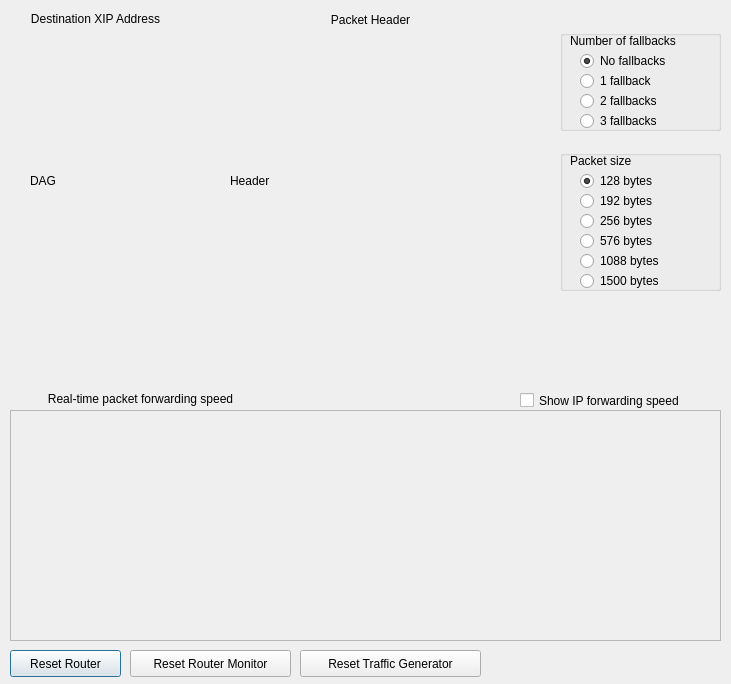
<?xml version="1.0" encoding="UTF-8"?>
<ui version="4.0">
 <class>Main</class>
 <widget class="QDialog" name="Main">
  <property name="geometry">
   <rect>
    <x>0</x>
    <y>0</y>
    <width>731</width>
    <height>684</height>
   </rect>
  </property>
  <property name="windowTitle">
   <string>XIA High-Speed Software Router Demo</string>
  </property>
  <property name="modal">
   <bool>false</bool>
  </property>
  <widget class="QLabel" name="label">
   <property name="geometry">
    <rect>
     <x>10</x>
     <y>10</y>
     <width>171</width>
     <height>17</height>
    </rect>
   </property>
   <property name="sizePolicy">
    <sizepolicy hsizetype="Expanding" vsizetype="Preferred">
     <horstretch>0</horstretch>
     <verstretch>0</verstretch>
    </sizepolicy>
   </property>
   <property name="text">
    <string>Destination XIP Address</string>
   </property>
   <property name="scaledContents">
    <bool>false</bool>
   </property>
   <property name="alignment">
    <set>Qt::AlignCenter</set>
   </property>
  </widget>
  <widget class="QLabel" name="label_2">
   <property name="geometry">
    <rect>
     <x>200</x>
     <y>10</y>
     <width>341</width>
     <height>20</height>
    </rect>
   </property>
   <property name="sizePolicy">
    <sizepolicy hsizetype="Expanding" vsizetype="Preferred">
     <horstretch>0</horstretch>
     <verstretch>0</verstretch>
    </sizepolicy>
   </property>
   <property name="frameShadow">
    <enum>QFrame::Plain</enum>
   </property>
   <property name="text">
    <string>Packet Header</string>
   </property>
   <property name="scaledContents">
    <bool>false</bool>
   </property>
   <property name="alignment">
    <set>Qt::AlignCenter</set>
   </property>
  </widget>
  <widget class="QGroupBox" name="groupBox">
   <property name="geometry">
    <rect>
     <x>560</x>
     <y>30</y>
     <width>161</width>
     <height>101</height>
    </rect>
   </property>
   <property name="sizePolicy">
    <sizepolicy hsizetype="Fixed" vsizetype="Fixed">
     <horstretch>0</horstretch>
     <verstretch>0</verstretch>
    </sizepolicy>
   </property>
   <property name="title">
    <string/>
   </property>
   <widget class="QRadioButton" name="radioButton_FB_0">
    <property name="geometry">
     <rect>
      <x>20</x>
      <y>20</y>
      <width>114</width>
      <height>22</height>
     </rect>
    </property>
    <property name="text">
     <string>No fallbacks</string>
    </property>
    <property name="checked">
     <bool>true</bool>
    </property>
   </widget>
   <widget class="QRadioButton" name="radioButton_FB_1">
    <property name="geometry">
     <rect>
      <x>20</x>
      <y>40</y>
      <width>114</width>
      <height>22</height>
     </rect>
    </property>
    <property name="text">
     <string>1 fallback</string>
    </property>
   </widget>
   <widget class="QRadioButton" name="radioButton_FB_2">
    <property name="geometry">
     <rect>
      <x>20</x>
      <y>60</y>
      <width>114</width>
      <height>22</height>
     </rect>
    </property>
    <property name="text">
     <string>2 fallbacks</string>
    </property>
   </widget>
   <widget class="QRadioButton" name="radioButton_FB_3">
    <property name="geometry">
     <rect>
      <x>20</x>
      <y>80</y>
      <width>114</width>
      <height>22</height>
     </rect>
    </property>
    <property name="text">
     <string>3 fallbacks</string>
    </property>
   </widget>
   <widget class="QLabel" name="label_3">
    <property name="geometry">
     <rect>
      <x>10</x>
      <y>0</y>
      <width>201</width>
      <height>21</height>
     </rect>
    </property>
    <property name="sizePolicy">
     <sizepolicy hsizetype="Preferred" vsizetype="Preferred">
      <horstretch>0</horstretch>
      <verstretch>0</verstretch>
     </sizepolicy>
    </property>
    <property name="text">
     <string>Number of fallbacks</string>
    </property>
    <property name="scaledContents">
     <bool>false</bool>
    </property>
    <property name="wordWrap">
     <bool>true</bool>
    </property>
   </widget>
  </widget>
  <widget class="QGroupBox" name="groupBox_2">
   <property name="geometry">
    <rect>
     <x>560</x>
     <y>150</y>
     <width>161</width>
     <height>141</height>
    </rect>
   </property>
   <property name="sizePolicy">
    <sizepolicy hsizetype="Fixed" vsizetype="Fixed">
     <horstretch>0</horstretch>
     <verstretch>0</verstretch>
    </sizepolicy>
   </property>
   <property name="title">
    <string/>
   </property>
   <widget class="QRadioButton" name="radioButton_PS_128">
    <property name="geometry">
     <rect>
      <x>20</x>
      <y>20</y>
      <width>114</width>
      <height>22</height>
     </rect>
    </property>
    <property name="text">
     <string>128 bytes</string>
    </property>
    <property name="checked">
     <bool>true</bool>
    </property>
   </widget>
   <widget class="QRadioButton" name="radioButton_PS_256">
    <property name="geometry">
     <rect>
      <x>20</x>
      <y>60</y>
      <width>114</width>
      <height>22</height>
     </rect>
    </property>
    <property name="text">
     <string>256 bytes</string>
    </property>
   </widget>
   <widget class="QRadioButton" name="radioButton_PS_576">
    <property name="geometry">
     <rect>
      <x>20</x>
      <y>80</y>
      <width>114</width>
      <height>22</height>
     </rect>
    </property>
    <property name="text">
     <string>576 bytes</string>
    </property>
   </widget>
   <widget class="QRadioButton" name="radioButton_PS_1088">
    <property name="geometry">
     <rect>
      <x>20</x>
      <y>100</y>
      <width>114</width>
      <height>22</height>
     </rect>
    </property>
    <property name="text">
     <string>1088 bytes</string>
    </property>
   </widget>
   <widget class="QLabel" name="label_4">
    <property name="geometry">
     <rect>
      <x>10</x>
      <y>0</y>
      <width>201</width>
      <height>21</height>
     </rect>
    </property>
    <property name="sizePolicy">
     <sizepolicy hsizetype="Preferred" vsizetype="Preferred">
      <horstretch>0</horstretch>
      <verstretch>0</verstretch>
     </sizepolicy>
    </property>
    <property name="text">
     <string>Packet size</string>
    </property>
    <property name="scaledContents">
     <bool>false</bool>
    </property>
    <property name="wordWrap">
     <bool>true</bool>
    </property>
   </widget>
   <widget class="QRadioButton" name="radioButton_PS_1500">
    <property name="geometry">
     <rect>
      <x>20</x>
      <y>120</y>
      <width>114</width>
      <height>22</height>
     </rect>
    </property>
    <property name="text">
     <string>1500 bytes</string>
    </property>
   </widget>
   <widget class="QRadioButton" name="radioButton_PS_192">
    <property name="geometry">
     <rect>
      <x>20</x>
      <y>40</y>
      <width>114</width>
      <height>22</height>
     </rect>
    </property>
    <property name="text">
     <string>192 bytes</string>
    </property>
    <property name="checked">
     <bool>false</bool>
    </property>
   </widget>
  </widget>
  <widget class="QLabel" name="label_5">
   <property name="geometry">
    <rect>
     <x>10</x>
     <y>390</y>
     <width>261</width>
     <height>17</height>
    </rect>
   </property>
   <property name="sizePolicy">
    <sizepolicy hsizetype="Expanding" vsizetype="Preferred">
     <horstretch>0</horstretch>
     <verstretch>0</verstretch>
    </sizepolicy>
   </property>
   <property name="text">
    <string>Real-time packet forwarding speed</string>
   </property>
   <property name="scaledContents">
    <bool>false</bool>
   </property>
   <property name="alignment">
    <set>Qt::AlignCenter</set>
   </property>
  </widget>
  <widget class="QPushButton" name="pushButton_Router">
   <property name="geometry">
    <rect>
     <x>10</x>
     <y>650</y>
     <width>111</width>
     <height>27</height>
    </rect>
   </property>
   <property name="text">
    <string>Reset Router</string>
   </property>
   <property name="autoDefault">
    <bool>true</bool>
   </property>
  </widget>
  <widget class="QPushButton" name="pushButton_TGen">
   <property name="geometry">
    <rect>
     <x>300</x>
     <y>650</y>
     <width>181</width>
     <height>27</height>
    </rect>
   </property>
   <property name="text">
    <string>Reset Traffic Generator</string>
   </property>
  </widget>
  <widget class="QPushButton" name="pushButton_Monitor">
   <property name="geometry">
    <rect>
     <x>130</x>
     <y>650</y>
     <width>161</width>
     <height>27</height>
    </rect>
   </property>
   <property name="text">
    <string>Reset Router Monitor</string>
   </property>
   <property name="autoDefault">
    <bool>true</bool>
   </property>
  </widget>
  <widget class="QFrame" name="frame_plot">
   <property name="geometry">
    <rect>
     <x>10</x>
     <y>410</y>
     <width>711</width>
     <height>231</height>
    </rect>
   </property>
   <property name="frameShape">
    <enum>QFrame::StyledPanel</enum>
   </property>
   <property name="frameShadow">
    <enum>QFrame::Raised</enum>
   </property>
  </widget>
  <widget class="QLabel" name="label_Header">
   <property name="geometry">
    <rect>
     <x>230</x>
     <y>30</y>
     <width>281</width>
     <height>301</height>
    </rect>
   </property>
   <property name="text">
    <string>Header</string>
   </property>
  </widget>
  <widget class="QLabel" name="label_DAG">
   <property name="geometry">
    <rect>
     <x>30</x>
     <y>110</y>
     <width>151</width>
     <height>141</height>
    </rect>
   </property>
   <property name="text">
    <string>DAG</string>
   </property>
  </widget>
  <widget class="QCheckBox" name="checkBox_IP">
   <property name="geometry">
    <rect>
     <x>520</x>
     <y>390</y>
     <width>201</width>
     <height>21</height>
    </rect>
   </property>
   <property name="text">
    <string>Show IP forwarding speed</string>
   </property>
  </widget>
 </widget>
 <resources/>
 <connections/>
</ui>
